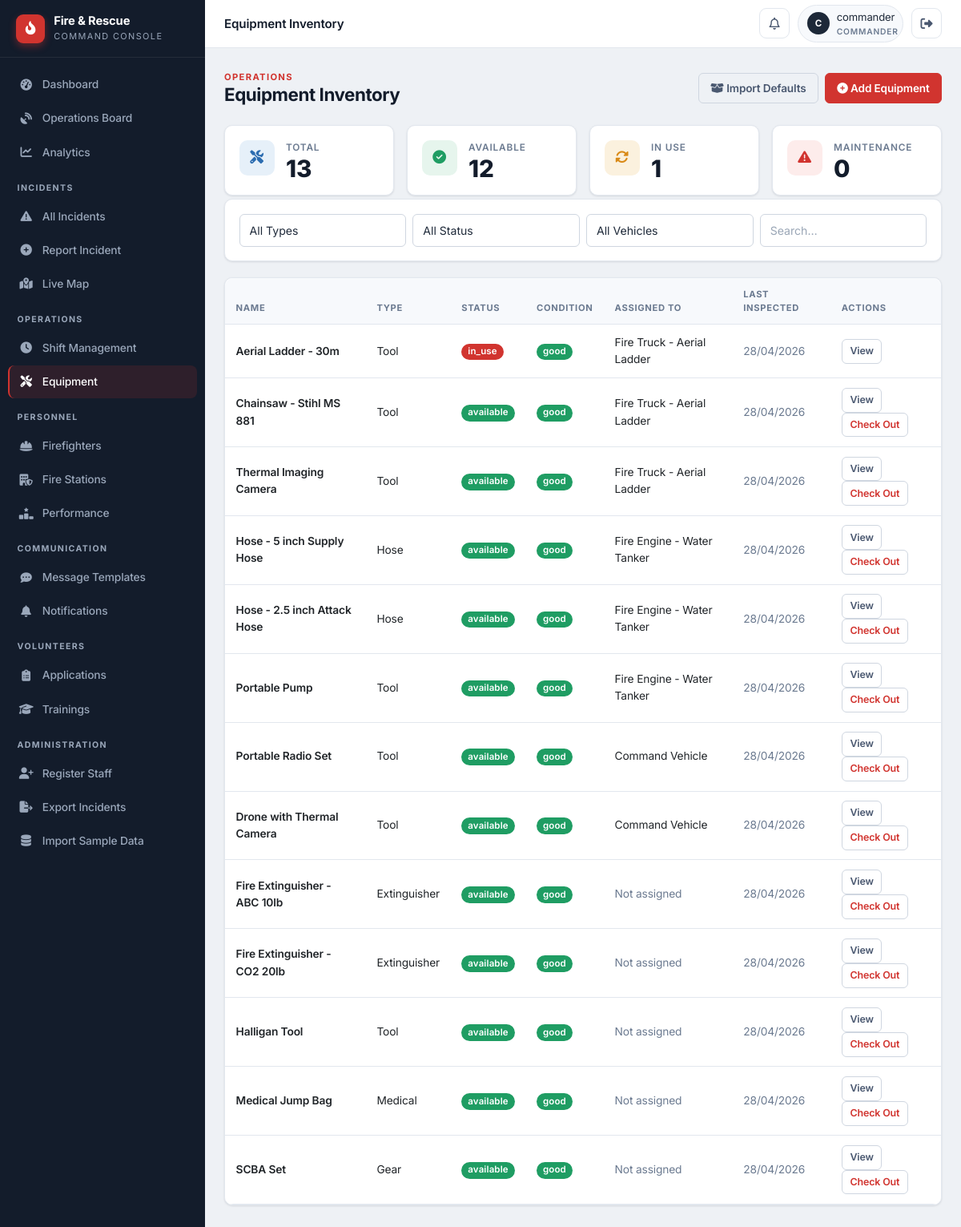
Page /staff/equipment (signed in) on the committed database.
### app/models/equipment.py (models this page shows)
class Equipment(db.Model):
    id = db.Column(db.Integer, primary_key=True)
    name = db.Column(db.String(100), nullable=False)
    type = db.Column(db.String(50))
    model = db.Column(db.String(100))
    serial_number = db.Column(db.String(50), unique=True)
    status = db.Column(db.String(20), default='available')
    condition = db.Column(db.String(20), default='good')
    last_inspected = db.Column(db.DateTime, nullable=True)
    next_inspection = db.Column(db.DateTime, nullable=True)
    vehicle_id = db.Column(db.Integer, db.ForeignKey('vehicle.id'), nullable=True)
    notes = db.Column(db.Text, nullable=True)
    vehicle = db.relationship('Vehicle', backref='equipment_list')

### app/models/vehicle.py (models this page shows)
class Vehicle(db.Model):
    id = db.Column(db.Integer, primary_key=True)
    type = db.Column(db.String(50))
    location = db.Column(db.String(200))
    latitude = db.Column(db.Float, nullable=True)
    longitude = db.Column(db.Float, nullable=True)
    last_updated = db.Column(db.DateTime, default=datetime.datetime.utcnow, onupdate=datetime.datetime.utcnow)
    speed = db.Column(db.Float, nullable=True)
    heading = db.Column(db.Integer, nullable=True)
    status = db.Column(db.String(20), default='station')
    station_id = db.Column(db.Integer, db.ForeignKey('fire_station.id'), nullable=True)
    current_incident_id = db.Column(db.Integer, db.ForeignKey('incident.id'), nullable=True)
    route_polyline = db.Column(db.Text, nullable=True)      # JSON list of [lat, lng] along the road
    route_started_at = db.Column(db.DateTime, nullable=True)  # when the vehicle began driving
    route_total_seconds = db.Column(db.Float, nullable=True)  # animation duration (sped up for demo)
    route_real_seconds = db.Column(db.Float, nullable=True)   # real OSRM driving time, for ETA display
    route_distance_m = db.Column(db.Float, nullable=True)     # real route distance in meters
    route_dest_lat = db.Column(db.Float, nullable=True)
    route_dest_lng = db.Column(db.Float, nullable=True)
    current_incident = db.relationship('Incident', foreign_keys=[current_incident_id])
    firefighters = db.relationship('Firefighter', backref='assigned_vehicle', lazy=True)

### app/routes/equipment.py (the view)
@equipment_bp.route('/staff/equipment')
@login_required
@role_required('dispatcher', 'commander')
def list_equipment():
    all_equipment = Equipment.query.all()
    vehicles = Vehicle.query.all()
    return render_template('staff/equipment/list.html',
                           equipment=all_equipment,
                           vehicles=vehicles)

### app/utils.py (called while the page is built)
def login_required(f):
    @wraps(f)
    def decorated_function(*args, **kwargs):
        if not session.get('logged_in'):
            flash('Please login to access the staff portal.', 'warning')
            return redirect(url_for('auth.staff_login'))
        return f(*args, **kwargs)
    return decorated_function

def role_required(*roles):
    def decorator(f):
        @wraps(f)
        def decorated_function(*args, **kwargs):
            if not session.get('logged_in'):
                flash('Please login to access the staff portal.', 'warning')
                return redirect(url_for('auth.staff_login'))
            if session.get('user_role') not in roles:
                flash('Unauthorized access. This incident has been logged.', 'danger')
                return redirect(url_for('dashboard.staff_dashboard'))
            return f(*args, **kwargs)
        return decorated_function
    return decorator

### app/templates/staff/equipment/list.html (shortened to what this page needs)
{% extends "staff/base.html" %}
{% block topbar_title %}Equipment Inventory{% endblock %}
{% block content %}
<div class="page-head">
    <div>
        <div class="eyebrow">Operations</div>
        <h1>Equipment Inventory</h1>
    </div>
    <div class="d-flex gap-2">
        <a href="{{ url_for('equipment.import_equipment') }}" class="btn btn-outline-secondary"><i class="fa-solid fa-box-open"></i> Import Defaults</a>
        <a href="{{ url_for('equipment.add_equipment') }}" class="btn btn-primary"><i class="fa-solid fa-circle-plus"></i> Add Equipment</a>
    </div>
</div>
<div class="row g-3 mb-1">
    <div class="col-6 col-xl-3"><div class="card stat-card mb-0"><div class="card-body"><div class="stat-tile">
        <div class="stat-icon is-info"><i class="fa-solid fa-screwdriver-wrench"></i></div>
        <div><div class="stat-label">Total</div><div class="stat-value">{{ equipment|length }}</div></div>
    </div></div></div></div>
    <div class="col-6 col-xl-3"><div class="card stat-card mb-0"><div class="card-body"><div class="stat-tile">
        <div class="stat-icon is-success"><i class="fa-solid fa-circle-check"></i></div>
        <div><div class="stat-label">Available</div><div class="stat-value">{{ equipment|selectattr('status', 'equalto', 'available')|list|length }}</div></div>
    </div></div></div></div>
    <div class="col-6 col-xl-3"><div class="card stat-card mb-0"><div class="card-body"><div class="stat-tile">
        <div class="stat-icon is-warning"><i class="fa-solid fa-rotate"></i></div>
        <div><div class="stat-label">In Use</div><div class="stat-value">{{ equipment|selectattr('status', 'equalto', 'in_use')|list|length }}</div></div>
    </div></div></div></div>
    <div class="col-6 col-xl-3"><div class="card stat-card mb-0"><div class="card-body"><div class="stat-tile">
        <div class="stat-icon is-accent"><i class="fa-solid fa-triangle-exclamation"></i></div>
        <div><div class="stat-label">Maintenance</div><div class="stat-value">{{ equipment|selectattr('status', 'in', ['maintenance', 'damaged'])|list|length }}</div></div>
    </div></div></div></div>
</div>
<div class="card">
    <div class="card-body">
        <div class="row g-2">
            <div class="col-md-3">
                <select class="form-select" id="typeFilter">
                    <option value="">All Types</option>
                </select>
            </div>
            <div class="col-md-3">
                <select class="form-select" id="statusFilter">
                    <option value="">All Status</option>
                </select>
            </div>
            <div class="col-md-3">
                <select class="form-select" id="vehicleFilter">
                    <option value="">All Vehicles</option>
                </select>
            </div>
            <div class="col-md-3"><input type="text" class="form-control" id="searchInput" placeholder="Search…"></div>
        </div>
    </div>
</div>
<div class="card mb-0">
    <div class="table-responsive">
        <table class="table table-hover mb-0">
            <thead><tr><th>Name</th><th>Type</th><th>Status</th><th>Condition</th><th>Assigned To</th><th>Last Inspected</th><th>Actions</th></tr></thead>
            <tbody id="equipmentTable">
                {% for e in equipment %}
                <tr class="equipment-row" data-type="{{ e.type }}" data-status="{{ e.status }}" data-vehicle="{{ e.vehicle_id or 'none' }}">
                    <td class="fw-semibold">{{ e.name }}</td>
                    <td class="text-capitalize">{{ e.type }}</td>
                    <td><span class="badge bg-{% if e.status == 'available' %}success{% elif e.status == 'in_use' %}primary{% elif e.status == 'maintenance' %}warning{% else %}secondary{% endif %}">{{ e.status }}</span></td>
                    <td><span class="badge bg-{% if e.condition == 'good' %}success{% elif e.condition == 'fair' %}info{% elif e.condition == 'poor' %}warning{% else %}secondary{% endif %}">{{ e.condition }}</span></td>
                    <td>{% if e.vehicle %}{{ e.vehicle.type }}{% else %}<span class="text-muted">Not assigned</span>{% endif %}</td>
                    <td class="text-muted">{% if e.last_inspected %}{{ e.last_inspected.strftime('%d/%m/%Y') }}{% else %}Never{% endif %}</td>
                    <td>
                        <a href="{{ url_for('equipment.detail', equipment_id=e.id) }}" class="btn btn-sm btn-outline-secondary">View</a>
                        {% if e.status == 'available' %}<a href="{{ url_for('equipment.checkout', equipment_id=e.id) }}" class="btn btn-sm btn-outline-primary">Check Out</a>{% endif %}
                    </td>
                </tr>
                {% endfor %}
            </tbody>
        </table>
    </div>
</div>
{% endblock %}

### app/static/css/theme.css (style rules this page uses)
:root { --bg: #eef1f5; --surface: #ffffff; --surface-2: #f7f9fc; --border: #e2e7ee; --border-strong: #cfd6e0; --ink: #131c2b; --ink-2: #1d2838; --ink-3: #2a3650; --ink-soft: #3a4860; --text: #1f2a3a; --text-2: #4a5870; --muted: #6b7a90; --on-dark: #e7ecf3; --on-dark-muted: #9aa7ba; --accent: #d1342f; --accent-dark: #ab2420; --accent-soft: #fdeceb; --success: #1f9d63; --success-soft: #e6f5ed; --warning: #d98a17; --warning-soft: #fbf1de; --info: #2b6cb0; --info-soft: #e6f0f9; --danger: #d1342f; --danger-soft: #fdeceb; --r-sm: 6px; --r: 10px; --r-lg: 14px; --shadow-xs: 0 1px 2px rgba(19, 28, 43, 0.06); --shadow-sm: 0 1px 3px rgba(19, 28, 43, 0.08), 0 1px 2px rgba(19, 28, 43, 0.04); --shadow-md: 0 4px 12px rgba(19, 28, 43, 0.08); --shadow-lg: 0 12px 28px rgba(19, 28, 43, 0.12); --sidebar-w: 256px; --topbar-h: 60px; --spacing-xs: 0.25rem; --spacing-sm: 0.5rem; --spacing-md: 1rem; --spacing-lg: 1.5rem; --spacing-xl: 2rem; --border-radius: var(--r); --border-radius-sm: var(--r-sm); --border-radius-lg: var(--r-lg); --primary-color: var(--accent); --secondary-color: var(--muted); --danger-color: var(--danger); }
* { box-sizing: border-box; }
html { -webkit-text-size-adjust: 100%; }
body { font-family: 'Inter', -apple-system, BlinkMacSystemFont, 'Segoe UI', Roboto, sans-serif; color: var(--text); background: var(--bg); font-size: 0.94rem; line-height: 1.55; letter-spacing: -0.01em; -webkit-font-smoothing: antialiased; text-rendering: optimizeLegibility; }
h1, h2, h3, h4, h5, h6 { color: var(--ink); font-weight: 700; letter-spacing: -0.02em; }
a { text-decoration: none; }
.text-muted { color: var(--muted) !important; }
.page-head { display: flex; align-items: center; justify-content: space-between; gap: 1rem; margin-bottom: 1.5rem; flex-wrap: wrap; }
.page-head h1, .page-head h2 { margin: 0; font-size: 1.4rem; font-weight: 700; }
.eyebrow { text-transform: uppercase; letter-spacing: 0.12em; font-size: 0.7rem; font-weight: 700; color: var(--accent); }

### rows in the picture
Equipment: name "Aerial Ladder - 30m", type "Tool", status "in_use", condition "good", vehicle.type "Fire Truck - Aerial Ladder", last_inspected "28/04/2026"
Equipment: name "Chainsaw - Stihl MS 881", type "Tool", status "available", condition "good", vehicle.type "Fire Truck - Aerial Ladder", last_inspected "28/04/2026"
Equipment: name "Thermal Imaging Camera", type "Tool", status "available", condition "good", vehicle.type "Fire Truck - Aerial Ladder", last_inspected "28/04/2026"
Equipment: name "Hose - 5 inch Supply Hose", type "Hose", status "available", condition "good", vehicle.type "Fire Engine - Water Tanker", last_inspected "28/04/2026"
Equipment: name "Hose - 2.5 inch Attack Hose", type "Hose", status "available", condition "good", vehicle.type "Fire Engine - Water Tanker", last_inspected "28/04/2026"
Equipment: name "Portable Pump", type "Tool", status "available", condition "good", vehicle.type "Fire Engine - Water Tanker", last_inspected "28/04/2026"
Equipment: name "Portable Radio Set", type "Tool", status "available", condition "good", vehicle.type "Command Vehicle", last_inspected "28/04/2026"
Equipment: name "Drone with Thermal Camera", type "Tool", status "available", condition "good", vehicle.type "Command Vehicle", last_inspected "28/04/2026"
Equipment: name "Fire Extinguisher - ABC 10lb", type "Extinguisher", status "available", condition "good", shows "Not assigned", last_inspected "28/04/2026"
Equipment: name "Fire Extinguisher - CO2 20lb", type "Extinguisher", status "available", condition "good", shows "Not assigned", last_inspected "28/04/2026"
Equipment: name "Halligan Tool", type "Tool", status "available", condition "good", shows "Not assigned", last_inspected "28/04/2026"
Equipment: name "Medical Jump Bag", type "Medical", status "available", condition "good", shows "Not assigned", last_inspected "28/04/2026"
Equipment: name "SCBA Set", type "Gear", status "available", condition "good", shows "Not assigned", last_inspected "28/04/2026"

### other values in the picture
{{ (session.user_name or '?')[0]|upper }} "C"
{{ session.user_name }} "commander"
{{ session.user_role }} "COMMANDER"
{{ equipment|length }} "13"
{{ equipment|selectattr('status', 'equalto', 'available')|list|length }} "12"
{{ equipment|selectattr('status', 'equalto', 'in_use')|list|length }} "1"
